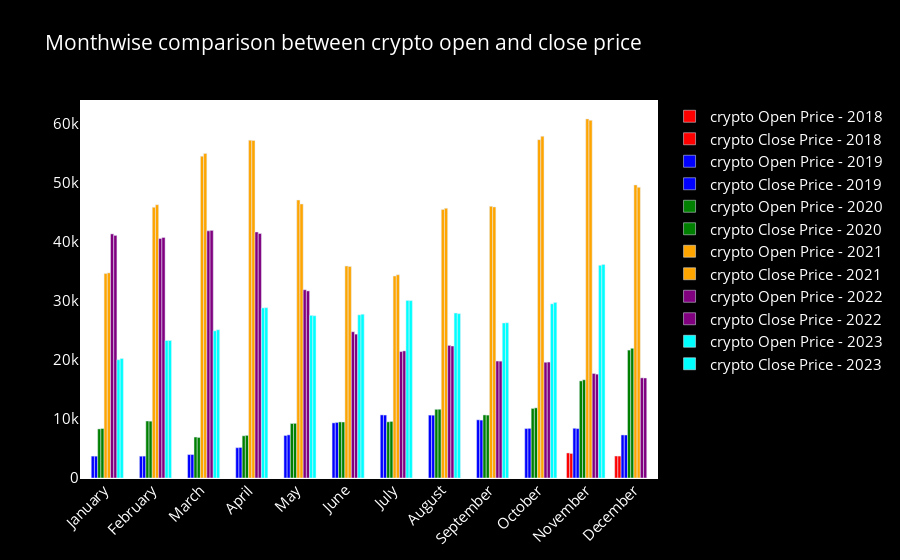

The notebook cell this image was saved under:
### Markdown cell above
Exploratory Data Analysis (EDA)

### Code cell
import pandas as pd
import plotly.graph_objects as go

def plot_monthwise_comparison(df):
    # Extracting year from the 'Date' column
    df['Year'] = df['Date'].dt.year

    # Defining colors for each year
    year_colors = {
        2018: 'red',
        2019: 'blue',
        2020: 'green',
        2021: 'orange',
        2022: 'purple',
        2023: 'cyan'
    }

    # Creating an empty figure
    fig = go.Figure()

    # Iterating over each year
    for year in df['Year'].unique():
        year_df = df[df['Year'] == year]

        # Creating a month-wise summary
        monthwise = year_df.groupby(year_df['Date'].dt.strftime('%B'))[['Open', 'Close']].mean()
        new_order = ['January', 'February', 'March', 'April', 'May', 'June', 'July', 'August', 
                     'September', 'October', 'November', 'December']
        monthwise = monthwise.reindex(new_order, axis=0)

        # Adding traces for Open and Close prices with distinct shades
        fig.add_trace(go.Bar(
            x=monthwise.index,
            y=monthwise['Open'],
            name=f'crypto Open Price - {year}',
            marker_color=year_colors.get(year, 'grey')  # Using grey for unspecified years
        ))
        fig.add_trace(go.Bar(
            x=monthwise.index,
            y=monthwise['Close'],
            name=f'crypto Close Price - {year}',
            marker_color=year_colors.get(year, 'grey')  # Using grey for unspecified years
        ))

    # Updating the layout of the figure
    fig.update_layout({
        'plot_bgcolor': 'White',
        'paper_bgcolor': 'black'
    })
    fig.update_layout(barmode='group', xaxis_tickangle=-45, 
                      title='Monthwise comparison between crypto open and close price',font_size=15, font_color='white')

    # Showing the plot
    fig.show()

# Example usage:
# Assuming maindf is your DataFrame containing crypto price data
plot_monthwise_comparison(maindf)

### Figure 1 — Plotly figure (JSON) as saved in the notebook; plotly's stock layout.template omitted (floating-point values rounded to 4 significant figures)
{"data": [{"marker": {"color": "red"}, "name": "crypto Open Price - 2018", "type": "bar", "x": ["January", "February", "March", "April", "May", "June", "July", "August", "September", "October", "November", "December"], "y": [null, null, null, null, null, null, null, null, null, null, 4245.0, 3726.0]}, {"marker": {"color": "red"}, "name": "crypto Close Price - 2018", "type": "bar", "x": ["January", "February", "March", "April", "May", "June", "July", "August", "September", "October", "November", "December"], "y": [null, null, null, null, null, null, null, null, null, null, 4165.0, 3717.0]}, {"marker": {"color": "blue"}, "name": "crypto Open Price - 2019", "type": "bar", "x": ["January", "February", "March", "April", "May", "June", "July", "August", "September", "October", "November", "December"], "y": [3710.0, 3697.0, 3968.0, 5137.0, 7205.0, 9339.0, 10690.0, 10660.0, 9858.0, 8382.0, 8427.0, 7296.0]}, {"marker": {"color": "blue"}, "name": "crypto Close Price - 2019", "type": "bar", "x": ["January", "February", "March", "April", "May", "June", "July", "August", "September", "October", "November", "December"], "y": [3702.0, 3712.0, 3976.0, 5178.0, 7310.0, 9416.0, 10670.0, 10640.0, 9814.0, 8412.0, 8374.0, 7284.0]}, {"marker": {"color": "green"}, "name": "crypto Open Price - 2020", "type": "bar", "x": ["January", "February", "March", "April", "May", "June", "July", "August", "September", "October", "November", "December"], "y": [8319.0, 9656.0, 6944.0, 7151.0, 9238.0, 9500.0, 9519.0, 11640.0, 10690.0, 11790.0, 16450.0, 21680.0]}, {"marker": {"color": "green"}, "name": "crypto Close Price - 2020", "type": "bar", "x": ["January", "February", "March", "April", "May", "June", "July", "August", "September", "October", "November", "December"], "y": [8389.0, 9631.0, 6871.0, 7224.0, 9263.0, 9489.0, 9590.0, 11650.0, 10660.0, 11890.0, 16650.0, 21980.0]}, {"marker": {"color": "orange"}, "name": "crypto Open Price - 2021", "type": "bar", "x": ["January", "February", "March", "April", "May", "June", "July", "August", "September", "October", "November", "December"], "y": [34650.0, 45870.0, 54540.0, 57250.0, 47110.0, 35920.0, 34230.0, 45520.0, 46040.0, 57340.0, 60860.0, 49670.0]}, {"marker": {"color": "orange"}, "name": "crypto Close Price - 2021", "type": "bar", "x": ["January", "February", "March", "April", "May", "June", "July", "August", "September", "October", "November", "December"], "y": [34760.0, 46310.0, 55000.0, 57210.0, 46440.0, 35850.0, 34440.0, 45710.0, 45940.0, 57910.0, 60620.0, 49260.0]}, {"marker": {"color": "purple"}, "name": "crypto Open Price - 2022", "type": "bar", "x": ["January", "February", "March", "April", "May", "June", "July", "August", "September", "October", "November", "December"], "y": [41370.0, 40590.0, 41890.0, 41690.0, 31900.0, 24780.0, 21420.0, 22470.0, 19820.0, 19620.0, 17710.0, 16970.0]}, {"marker": {"color": "purple"}, "name": "crypto Close Price - 2022", "type": "bar", "x": ["January", "February", "March", "April", "May", "June", "July", "August", "September", "October", "November", "December"], "y": [41110.0, 40760.0, 41970.0, 41440.0, 31710.0, 24380.0, 21540.0, 22370.0, 19800.0, 19650.0, 17600.0, 16950.0]}, {"marker": {"color": "cyan"}, "name": "crypto Open Price - 2023", "type": "bar", "x": ["January", "February", "March", "April", "May", "June", "July", "August", "September", "October", "November", "December"], "y": [20040.0, 23300.0, 24950.0, 28820.0, 27560.0, 27650.0, 30100.0, 27960.0, 26270.0, 29510.0, 36040.0, null]}, {"marker": {"color": "cyan"}, "name": "crypto Close Price - 2023", "type": "bar", "x": ["January", "February", "March", "April", "May", "June", "July", "August", "September", "October", "November", "December"], "y": [20250.0, 23300.0, 25120.0, 28860.0, 27500.0, 27760.0, 30060.0, 27850.0, 26310.0, 29760.0, 36170.0, null]}], "layout": {"barmode": "group", "font": {"color": "white", "size": 15}, "paper_bgcolor": "black", "plot_bgcolor": "White", "title": {"text": "Monthwise comparison between crypto open and close price"}, "xaxis": {"tickangle": -45}}}
